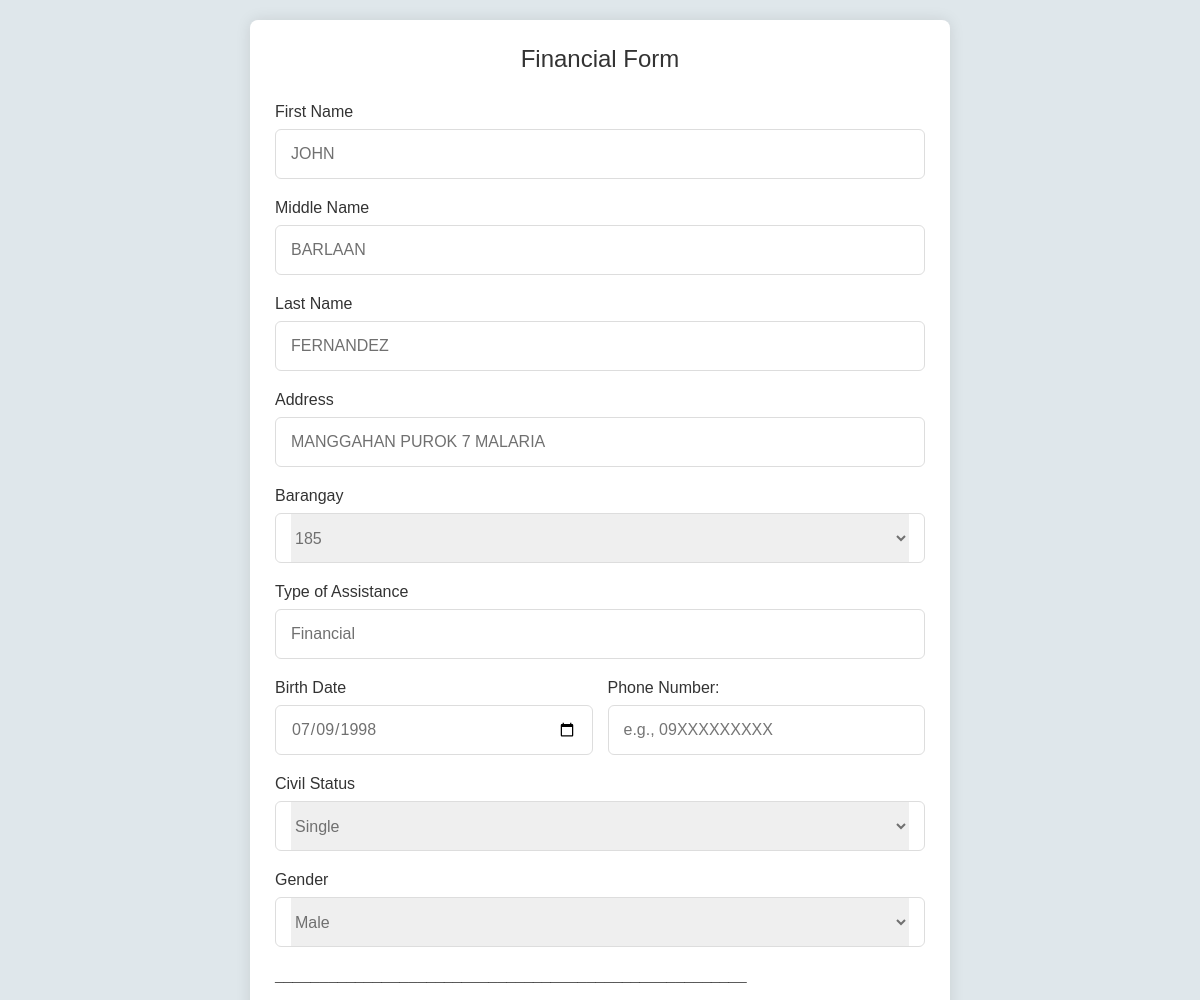
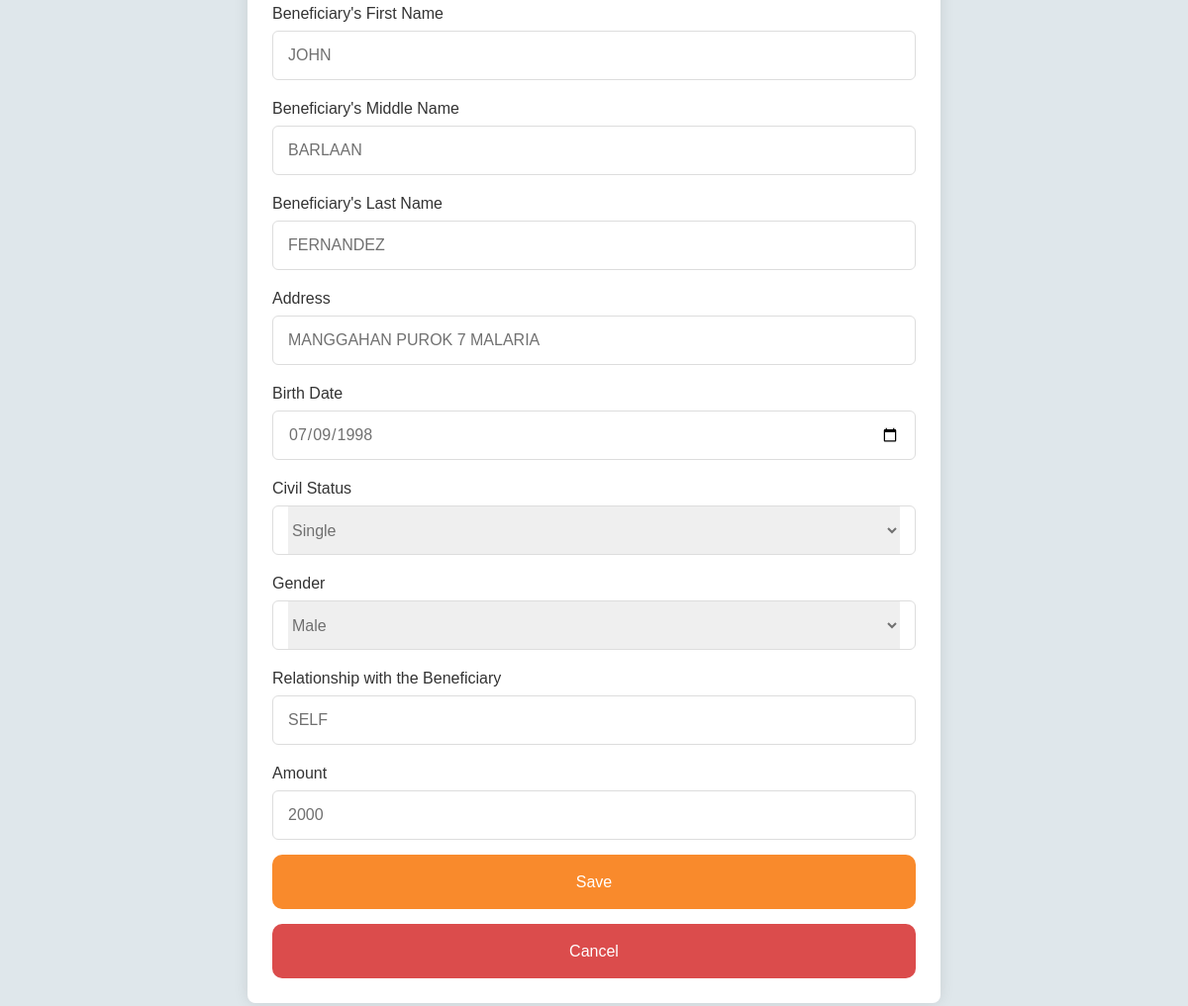
Page /action_modal/editfinancial.php?id=1 (signed in) on the committed database (2 pictures, top to bottom).
### tables this page shows
CREATE TABLE `financial` (
  `id` bigint(50) NOT NULL,
  `fname` varchar(255) NOT NULL,
  `mname` varchar(255) NOT NULL,
  `lname` varchar(255) NOT NULL,
  `ename` varchar(10) NOT NULL,
  `fullname` varchar(255) NOT NULL,
  `address` varchar(100) NOT NULL,
  `barangay` varchar(100) NOT NULL,
  `age` int(255) NOT NULL,
  `bday` date NOT NULL,
  `pnumber` varchar(50) NOT NULL,
  `civil` varchar(50) NOT NULL,
  `gender` varchar(50) NOT NULL,
  `financial` varchar(50) NOT NULL,
  `precinct_num` varchar(10) NOT NULL,
  `bfname` varchar(255) NOT NULL,
  `bmname` varchar(255) NOT NULL,
  `blname` varchar(255) NOT NULL,
  `bename` varchar(10) NOT NULL,
  `bfullname` varchar(255) NOT NULL,
  `baddress` varchar(50) NOT NULL,
  `bage` int(255) NOT NULL,
  `bbday` date NOT NULL,
  `bcivil` varchar(50) NOT NULL,
  `bgender` varchar(50) NOT NULL,
  `brelation` varchar(50) NOT NULL,
  `fstatus` varchar(50) NOT NULL,
  `amount` decimal(65,0) NOT NULL,
  `bprecinct_num` varchar(10) NOT NULL,
  `datecreated` date NOT NULL
);

### action_modal/editfinancial.php (the view, shortened to what this page needs)
<?php
$servername = "localhost";
$username = "root";
$password = "";
$database = "bims_db";
$connection = new mysqli($servername, $username, $password, $database);
    $fname = "";
    $mname = "";
    $lname = "";
    $address = "";
    $barangay = "";
    $bday = "";
    $pnum = "";
    $civil = "";
    $gender = "";
    $bfname = "";
    $bmname = "";
    $blname = "";
    $baddress = "";
    $bbday = "";
    $bcivil = "";
    $bgender = "";
    $brelation = "";
    $amount = "";
    if ( $_SERVER ['REQUEST_METHOD'] == 'GET' )
    {
      $id = $_GET["id"];
      $sql = "SELECT * FROM financial WHERE id=$id";
      $result = $connection->query($sql);
      $row = $result->fetch_assoc();
    $fname = $row["fname"];
    $mname = $row["mname"];
    $lname = $row["lname"];
    $address = $row["address"];
    $barangay = $row["barangay"];
    $bday = $row["bday"];
    $pnum = $row["pnum"];
    $civil = $row["civil"];
    $gender = $row["gender"];
    $bfname = $row["bfname"];
    $bmname = $row["bmname"];
    $blname = $row["blname"];
    $baddress = $row["baddress"];
    $bbday = $row["bbday"];
    $bcivil = $row["bcivil"];
    $bgender = $row["bgender"];
    $brelation = $row["brelation"];
    $amount = $row["amount"];
    }
?>
<!DOCTYPE html>
<html lang="en">
  <head>
    <link rel="stylesheet" href="https://cdnjs.cloudflare.com/ajax/libs/font-awesome/6.4.2/css/all.min.css" />
    <link href="../css/benefcss.css" rel="stylesheet">
  </head>
  <body>
    <section class="container">
      <header>Financial Form</header>
      <form action="editfinancial.php" class="form"  method="post">
        <div class="input-box">
          <label>First Name</label>
          <input type="text"  name="fname" value="<?php echo $fname; ?>" />
        </div>
        <div class="input-box">
          <label>Middle Name</label>
          <input type="text"  name="mname" value="<?php echo $mname; ?>" />
        </div>
        <div class="input-box">
          <label>Last Name</label>
          <input type="text"  name="lname" value="<?php echo $lname; ?>" />
        </div>
        <div class="input-box">
          <label>Address</label>
          <input type="text" name="address" value="<?php echo $address; ?>" />
        </div>
        <div class="input-box barangay">
          <label>Barangay</label>
          <div class="column">
            <div class="select-box">
              <select name="barangay" >
              <option hidden><?php echo $barangay; ?></option>
            </select>
            </div>
          </div>
        </div>
        <div class="input-box">
          <label>Type of Assistance</label>
          <input type="text" value="Financial" name="financial" placeholder="Financial" readonly />
        </div>
        <div class="column">
          <div class="input-box">
            <label>Birth Date</label>
            <input type="date" name="bday" value="<?php echo $bday; ?>" />
          </div>
          <div class="input-box">
            <label>Phone Number: </label>
            <input type="tel" name="pnumber" pattern="09[0-9]{9}" placeholder="e.g., 09XXXXXXXXX" value="<?php echo $pnum; ?>">
          </div>
        </div>
        <div class="input-box status">
          <label>Civil Status</label>
          <div class="column">
            <div class="select-box">
              <select name="civil">
              <option hidden><?php echo $civil; ?></option>
            </select>
            </div>
          </div>
        </div>
        <div class="input-box">
          <label>Gender</label>
          <div class="column">
            <div class="select-box">
              <select name="gender" >
              <option hidden><?php echo $gender; ?></option>
            </select>
            </div>
          </div>
        </div>
        <div class="input-box">
          <h4>_____________________________________________________</h4>
        </div>
        <div class="input-box">
          <label>Beneficiary's First Name</label>
          <input type="text"  name="bfname" value="<?php echo $bfname; ?>" />
        </div>
        <div class="input-box">
          <label>Beneficiary's Middle Name</label>
          <input type="text"  name="bmname" value="<?php echo $bmname; ?>" />
        </div>
        <div class="input-box">
          <label>Beneficiary's Last Name</label>
          <input type="text"  name="blname" value="<?php echo $blname; ?>" />
        </div>
        <div class="input-box">
          <label>Address</label>
          <input type="text" name="baddress" value="<?php echo $baddress; ?>" />
        </div>
          <div class="column">
          <div class="input-box">
            <label>Birth Date</label>
            <input type="date" name="bbday" value="<?php echo $bbday; ?>" />
          </div>
        </div>
        <div class="input-box status">
          <label>Civil Status</label>
          <div class="column">
            <div class="select-box">
              <select name="bcivil">
              <option hidden><?php echo $bcivil; ?></option>
            </select>
            </div>
          </div>
        </div>
         <div class="input-box">
          <label>Gender</label>
          <div class="column">
            <div class="select-box">
              <select name="bgender" >
              <option hidden><?php echo $bgender; ?></option>
            </select>
            </div>
          </div>
        </div>
        <div class="input-box">
          <label>Relationship with the Beneficiary</label>
          <input type="text" name="brelation" value="<?php echo $brelation; ?>" />
        </div>
          <div class="input-box">
            <label>Amount</label>
            <input type="number" name="amount" value="<?php echo $amount; ?>" />
          </div>
        <button name="submit" class="submit-button" value="submit">Save</button>
        <button type="button" class="cancel-button" onclick="location.href='../admin/adminfinancial.php'">Cancel</button>
      </form>
    </section>
  </body>
</html>

### css/benefcss.css (style rules this page uses)
* { margin: 0; padding: 0; box-sizing: border-box; font-family: "Metropolis", sans-serif; }
body { min-height: 100vh; display: flex; align-items: center; justify-content: center; padding: 20px; background: rgb(223, 231, 235); }
.container { position: relative; max-width: 700px; width: 100%; background: #fff; padding: 25px; border-radius: 8px; box-shadow: 0 0 15px rgba(0, 0, 0, 0.1); }
.container header { font-size: 1.5rem; color: #333; font-weight: 500; text-align: center; }
.container .form { margin-top: 30px; }
.form .input-box { width: 100%; margin-top: 20px; }
.input-box label { color: #333; }
.form :where(.input-box input, .select-box) { position: relative; height: 50px; width: 100%; outline: none; font-size: 1rem; color: #707070; margin-top: 8px; border: 1px solid #ddd; border-radius: 6px; padding: 0 15px; }
.form .column { display: flex; column-gap: 15px; }
.select-box select { height: 100%; width: 100%; outline: none; border: none; color: #707070; font-size: 1rem; }
.submit-button { height: 55px; width: 100%; color: #fff; font-size: 1rem; font-weight: 400; margin-top: 15px; border: none; border-radius: 10px; cursor: pointer; transition: all 0.2s ease; background: rgb(249, 138, 44); }
.cancel-button { height: 55px; width: 100%; color: #fff; font-size: 1rem; font-weight: 400; margin-top: 15px; border: none; border-radius: 10px; cursor: pointer; transition: all 0.2s ease; background: rgb(219, 76, 76); }

### rows in the picture
financial: fname "JOHN", mname "BARLAAN", lname "FERNANDEZ", address "MANGGAHAN PUROK 7 MALARIA", barangay "185", bday "07/09/1998", civil "Single", gender "Male", bfname "JOHN", bmname "BARLAAN", blname "FERNANDEZ", baddress "MANGGAHAN PUROK 7 MALARIA", bbday "07/09/1998", bcivil "Single", bgender "Male", brelation "SELF", amount "2000"
